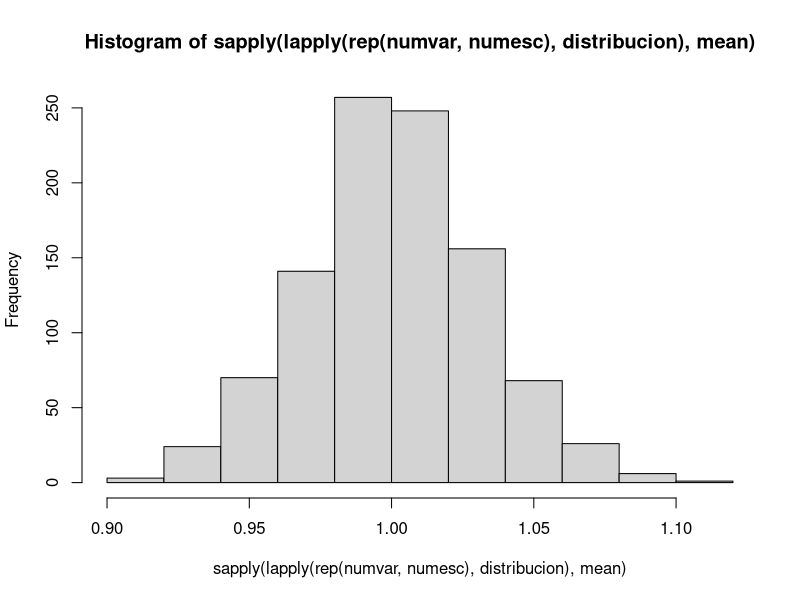

Recreate this plot in R.
histopractica <- function(numvar=1000,numesc=1000,distribucion=runif){

         hist(sapply(lapply(rep(numvar,numesc),distribucion),mean))
    }
    
histopractica(1000,1000,rexp)